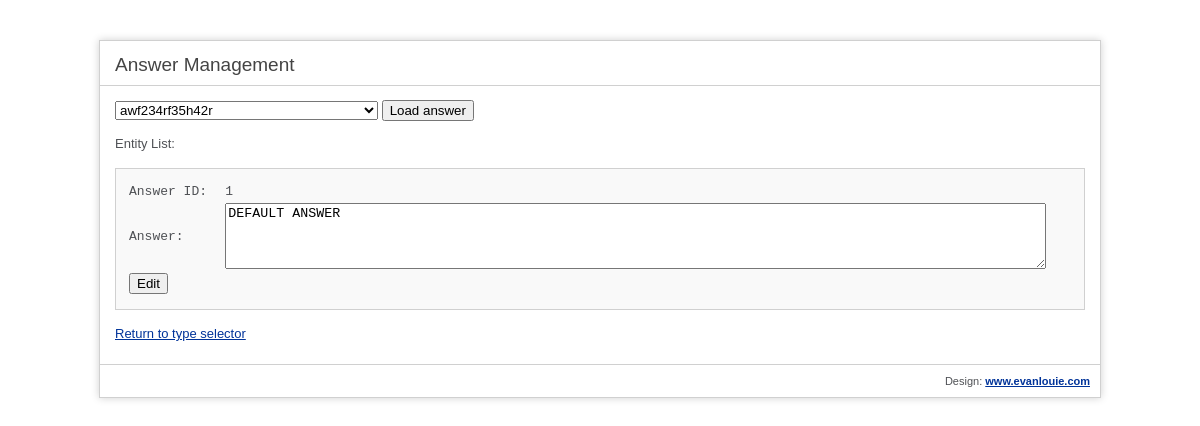
The app's page /admin/editor/answer.php?answer_id=1 (signed in), older data.
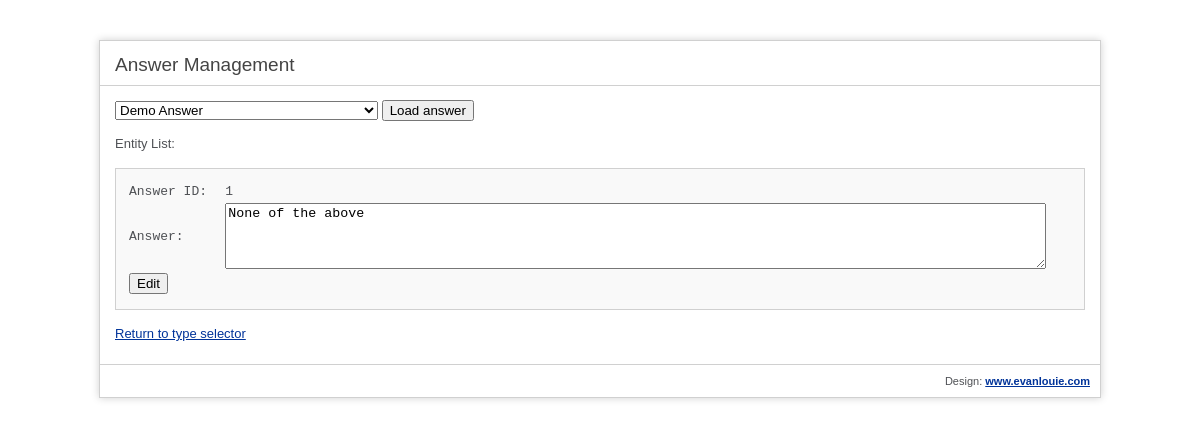
The same page, newer data.
### tables this page shows
CREATE TABLE IF NOT EXISTS `answer` (
  `answer_id` int(255) NOT NULL AUTO_INCREMENT,
  `answer` text NOT NULL,
  `status` tinyint(4) NOT NULL DEFAULT '1',
  PRIMARY KEY (`answer_id`)
);

### _classes/aaa.php (called while the page is built, shortened)
<?php
class master {
	function __construct() {
		$this -> mysqli = new mysqli('localhost', 'root', '', 'exam_system');
	}
}
?>

### _classes/answer.php (called while the page is built, shortened)
<?php
class answer extends master {
	public function getFromDB($answer_id) {
		$answer_id = $this -> mysqli -> real_escape_string($answer_id);
		$query = "SELECT * FROM answer WHERE answer_id = '$answer_id'";
		if ($stmt = $this -> mysqli -> prepare($query) or die($this -> mysqli -> error)) {
			$stmt -> execute();
			$result = $stmt -> get_result();
			while ($answer = $result -> fetch_object()) {
				$this -> answer_id = $answer -> answer_id;
				$this -> answer = $answer -> answer;
			}
		}
	}
	public function getListOfAllAnswersAsObjectArray() {
		$query = "SELECT * FROM answer WHERE status = 1";
		$result = $this -> mysqli -> query($query);
		$array = array();
		while ($obj = $result -> fetch_object()) {
			array_push($array, $obj);
		}
		return $array;
	}
}
?>

### admin/editor/answer.php (the view, shortened to what this page needs)
<?php
require "../../_functions/functions.php";
if (!isset($_SESSION['user_id'])) {
	die("User ID not set, please return to homepage to login");
} else {
	$answer = new answer;
	$answers = $answer->getListOfAllanswersAsObjectArray();
	$answerList = '';
	while(!empty($answers)) {
		$a = array_pop($answers);
		$answerList .= "<option value='$a->answer_id'>$a->answer</option>";
	}
}
$code = 'Select entity type from menu above';
if (isset($_GET['answer_id'])) {
		$answer = new answer;
		$answer->getFromDB($_GET['answer_id']);
		$code = "	<table style='width:100%'><tbody>
					<tr><td style='width:10%'>Answer ID:</td><td id='answer_id'>$answer->answer_id</td></tr>
					<tr><td>Answer:</td><td><textarea rows='4' cols='100' id='answerAnswer'>$answer->answer</textarea></td></tr>
					<tr><td><button id='editAnswer'>Edit</button></td><td></td></tr>
					</tbody></table>";
}
?>
<html lang="en">
<head>
	<link rel="stylesheet" type="text/css" href="../../_css/styles.css"/>
</head>
<body>
<div id="container">
	<h1>Answer Management</h1>
	<div id="body">
		<select id="answerList" style="max-width:500px;">
			<?php echo $answerList ?>
		</select>
		<button id='loadAnswer'>Load answer</button>
		<p>Entity List:</p>
		<code id='answerInfo'><?php echo $code ?></code>
		<a href='index.php'>Return to type selector</a>
	</div>
	<?php echoFooter() ?>
</div>
</body>
</html>

### _functions/functions.php
<?php
function echoFooter() {
	echo '<p class="footer">Design: <a href="http://www.evanlouie.com"><strong>www.evanlouie.com</strong></a></p>';
}
?>

### _css/styles.css (style rules this page uses)
body { background-color: #fff; margin: 40px; font: 13px/20px normal Helvetica, Arial, sans-serif; color: #4F5155; width: auto; }
a { color: #003399; background-color: transparent; font-weight: normal; }
h1 { color: #444; background-color: transparent; border-bottom: 1px solid #D0D0D0; font-size: 19px; font-weight: normal; margin: 0 0 14px 0; padding: 14px 15px 10px 15px; }
code { font-size: 12px; background-color: #f9f9f9; border: 1px solid #D0D0D0; color: #002166; display: block; margin: 14px 0 14px 0; padding: 12px 10px 12px 10px; overflow: auto; }
#body { margin: 0 15px 0 15px; }
p.footer { text-align: right; font-size: 11px; border-top: 1px solid #D0D0D0; line-height: 32px; padding: 0 10px 0 10px; margin: 20px 0 0 0; }
#container { margin: 10px auto; border: 1px solid #D0D0D0; -webkit-box-shadow: 0 0 8px #D0D0D0; width: 1000px; }
code { max-height: 600px; overflow: scrollable; }

Row changes from the older to the newer data that the page shows:
changed answer id 1: answer "DEFAULT ANSWER" → "None of the above"
Text that changed along with them:
form field value: "awf234rf35h42r" → "Demo Answer"
